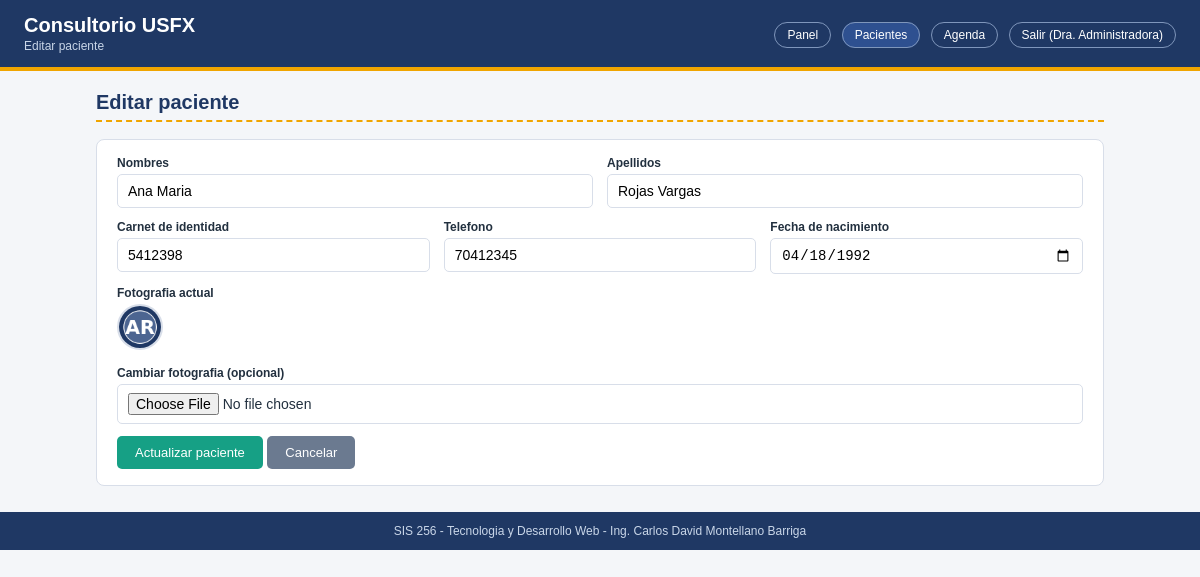
/Laboratorio3/form_editar.php?id=1 (signed in), run on the app's committed database.
### tables this page shows
CREATE TABLE pacientes (
  id INT AUTO_INCREMENT PRIMARY KEY,
  fotografia VARCHAR(100) NOT NULL DEFAULT '',
  nombres VARCHAR(60) NOT NULL,
  apellidos VARCHAR(60) NOT NULL,
  ci VARCHAR(20) NOT NULL,
  telefono VARCHAR(20) NOT NULL,
  fecha_nacimiento DATE NOT NULL
);

### Laboratorio3/form_editar.php (the view, shortened to what this page needs)
<?php
require_once "conexion.php";
require_once "funciones.php";
$id = (int)($_GET["id"] ?? 0);
$stmt = $conn->prepare("SELECT id, fotografia, nombres, apellidos, ci, telefono, fecha_nacimiento FROM pacientes WHERE id = ?");
$stmt->bind_param("i", $id);
$stmt->execute();
$p = $stmt->get_result()->fetch_assoc();
include "menu.php";
?>
<h2>Editar paciente</h2>
<form action="update.php" method="POST" enctype="multipart/form-data" class="panel">
    <div class="fila">
        <div class="campo">
            <label for="nombres">Nombres</label>
            <input type="text" id="nombres" name="nombres" value="<?= e($p["nombres"]) ?>" required>
        </div>
        <div class="campo">
            <label for="apellidos">Apellidos</label>
            <input type="text" id="apellidos" name="apellidos" value="<?= e($p["apellidos"]) ?>" required>
        </div>
    </div>
    <div class="fila">
        <div class="campo">
            <label for="ci">Carnet de identidad</label>
            <input type="text" id="ci" name="ci" value="<?= e($p["ci"]) ?>" required>
        </div>
        <div class="campo">
            <label for="telefono">Telefono</label>
            <input type="text" id="telefono" name="telefono" value="<?= e($p["telefono"]) ?>" required>
        </div>
        <div class="campo">
            <label for="fecha_nacimiento">Fecha de nacimiento</label>
            <input type="date" id="fecha_nacimiento" name="fecha_nacimiento" value="<?= e($p["fecha_nacimiento"]) ?>" required>
        </div>
    </div>
    <div class="campo">
        <label>Fotografia actual</label>
        <?php if ($p["fotografia"] !== "" && file_exists(__DIR__ . "/images/" . $p["fotografia"])): ?>
            <img class="foto" src="images/<?= e($p["fotografia"]) ?>" alt="Foto actual">
        <?php else: ?>
            <div class="sinfoto">S/F</div>
        <?php endif; ?>
    </div>
    <div class="campo">
        <label for="fotografia">Cambiar fotografia (opcional)</label>
        <input type="file" id="fotografia" name="fotografia" accept=".jpg,.jpeg,.png,.webp">
    </div>
    <button type="submit" class="boton boton-ok">Actualizar paciente</button>
    <a href="listar.php" class="boton boton-sec">Cancelar</a>
</form>

### Laboratorio3/estilos.css (style rules this page uses)
:root { --azul: #1f3864; --azul-claro: #2e5090; --dorado: #f0a500; --verde: #16a085; --rojo: #c0392b; --gris: #f4f6f9; --borde: #d8dee9; --texto: #22303f; }
* { box-sizing: border-box; }
body { margin: 0; font-family: Arial, Helvetica, sans-serif; background: var(--gris); color: var(--texto); }
h2 { color: var(--azul); border-bottom: 2px dashed var(--dorado); padding-bottom: 6px; font-size: 20px; }
.panel { background: #fff; border: 1px solid var(--borde); border-radius: 8px; padding: 16px 20px; margin-bottom: 18px; }
label { display: block; font-size: 12px; font-weight: bold; margin-bottom: 4px; }
input[type="text"], input[type="email"], input[type="password"], input[type="date"], input[type="time"], input[type="file"], select, textarea { width: 100%; padding: 8px 10px; border: 1px solid var(--borde); border-radius: 5px; font-size: 14px; background: #fff; }
.campo { margin-bottom: 12px; }
.fila { display: flex; gap: 14px; flex-wrap: wrap; }
.fila .campo { flex: 1 1 200px; }
.boton { display: inline-block; background: var(--azul); color: #fff; border: none; border-radius: 5px; padding: 9px 18px; font-size: 13px; cursor: pointer; text-decoration: none; transition: background .2s; }
.boton-ok { background: var(--verde); }
.boton-sec { background: #6b7a90; }
.foto { width: 46px; height: 46px; border-radius: 50%; object-fit: cover; border: 2px solid var(--borde); }

### data on the page
pacientes: nombres "Ana Maria", apellidos "Rojas Vargas", ci "5412398", telefono "70412345", fecha_nacimiento "04/18/1992", fotografia (picture)

### other printed values
$subtitulo "Editar paciente"
$_SESSION["nombre"] "Dra. Administradora"
